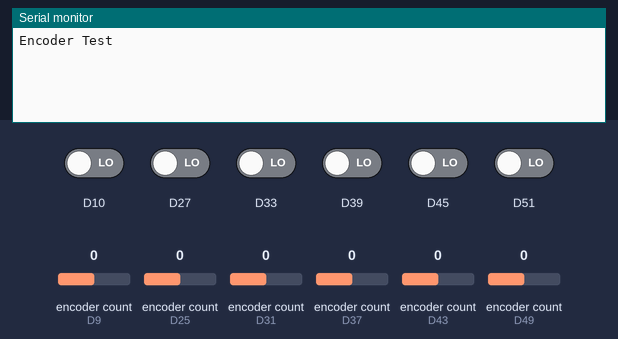
The program below on a simulated Arduino Due. Parts: the last lines printed to the serial monitor. Inputs (shaded band) come from the test bench; at power-on: D10, D27, D33, D39, D45, D51 LOW, encoder count (sensors on D9, D25, D31, D37, D43, D49) 0.

Above: at 1.2 s.
1.3 s: encoder count (sensor on D9) set to 1
At 1.8 s:
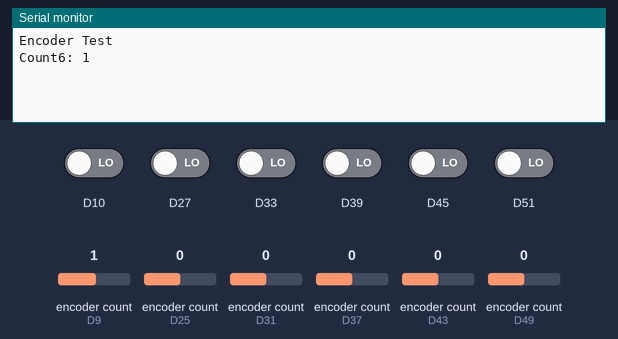
2.8 s: encoder count (sensor on D25) set to 1
At 4.0 s:
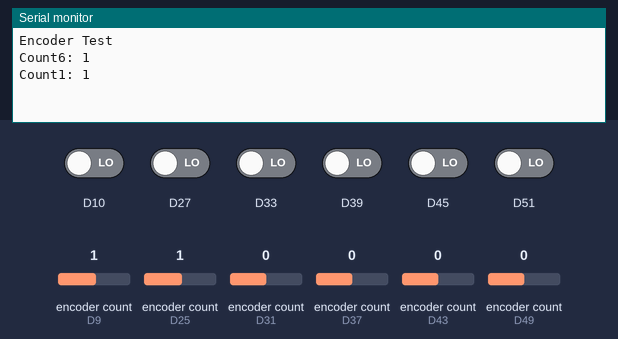
4.3 s: encoder count (sensor on D31) set to 1
At 5.2 s:
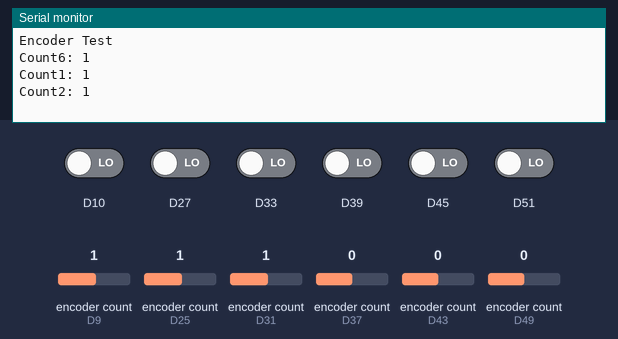
5.8 s: encoder count (sensor on D37) set to 1
At 6.3 s:
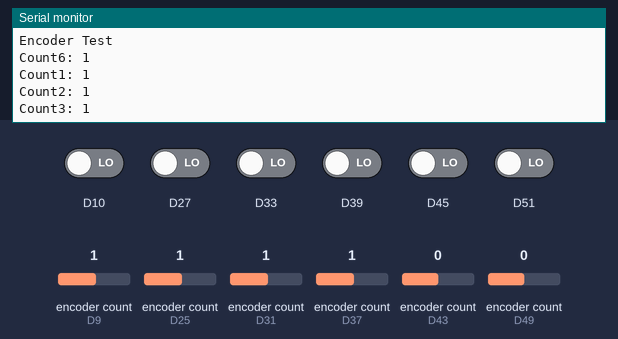
7.3 s: encoder count (sensor on D43) set to 1
At 8.5 s:
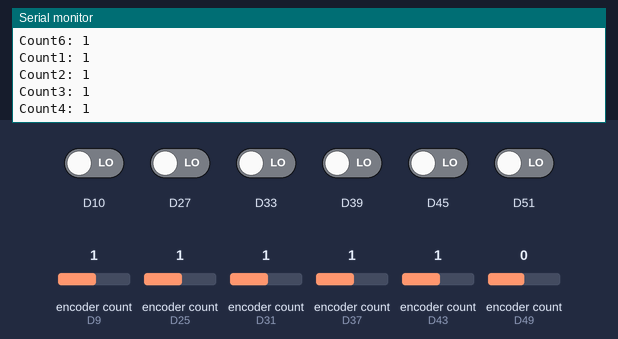
8.8 s: encoder count (sensor on D49) set to 1
At 9.9 s:
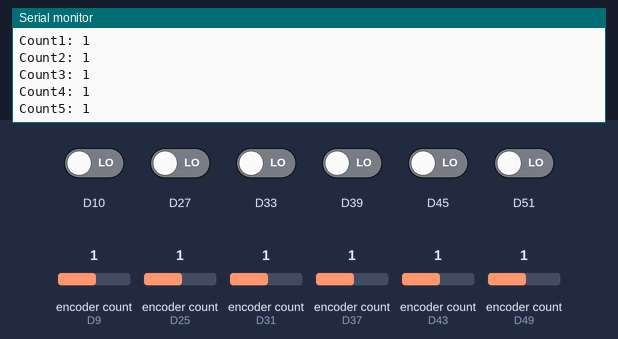
Timing chart, 0 to 11.3 s (numbered marks = the images above; inputs shaded):
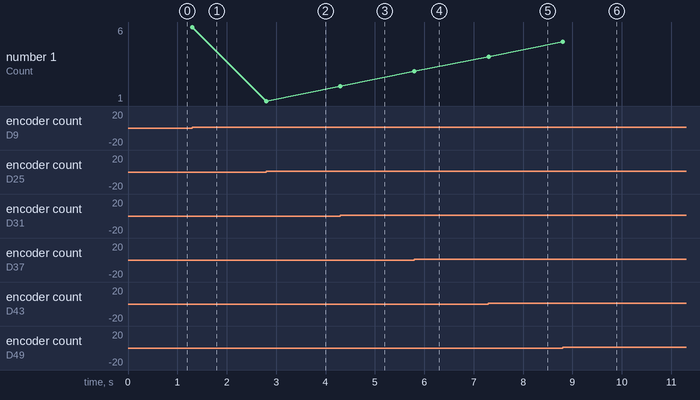

Measured:
- after the input at 1.3 s, the serial monitor: prints a new line at once (image 1)
- after the input at 2.8 s, the serial monitor: prints a new line at once (image 2)
- after the input at 4.3 s, the serial monitor: prints a new line at once (image 3)
- after the input at 5.8 s, the serial monitor: prints a new line at once (image 4)
- after the input at 7.3 s, the serial monitor: prints a new line at once (image 5)
- after the input at 8.8 s, the serial monitor: prints a new line at once (image 6)
- plotted number 1: 1 → 2 after the input at 4.3 s, 2 → 3 after the input at 5.8 s, 3 → 4 after the input at 7.3 s, 4 → 5 after the input at 8.8 s

The program:

main.cpp
```cpp
#include <Arduino.h>
#include <Encoder.h>
#include "Encoder_Custom.h"

void setup()
{
  Serial.begin(115200);
  Serial.println("Encoder Test");

  encoder_zero();
  encoder_setup(27, 33, 39, 45, 51, 10);
}

void loop()
{
  debouncer27.update();
  debouncer33.update();
  debouncer39.update();
  debouncer45.update();
  debouncer51.update();
  debouncer10.update();
  if (debouncer27.fell())
  {
    Serial.println("BTN1");
  }
  if (debouncer33.fell())
  {
    Serial.println("BTN2");
  }
  if (debouncer39.fell())
  {
    Serial.println("BTN3");
  }
  if (debouncer45.fell())
  {
    Serial.println("BTN4");
  }
  if (debouncer51.fell())
  {
    Serial.println("BTN5");
  }
  if (debouncer10.fell())
  {
    Serial.println("BTN6");
  }

  // Read the current position of the encoder
  long newPosition1 = encoders[0].read() / 4;
  long newPosition2 = encoders[1].read() / 4;
  long newPosition3 = encoders[2].read() / 4;
  long newPosition4 = encoders[3].read() / 4;
  long newPosition5 = encoders[4].read() / 4;
  long newPosition6 = encoders[5].read() / 4;

  // Only update if the position has changed
  if (newPosition1 != oldPosition1)
  {

    // Check the direction of rotation
    if (newPosition1 > oldPosition1)
    {
      count1++;
      Serial.print("Count1: ");
      Serial.println(count1);
      oldPosition1 = newPosition1;
    }
    else if (newPosition1 < oldPosition1)
    {
      count1--;
      Serial.print("Count1: ");
      Serial.println(count1);
      oldPosition1 = newPosition1;
    }
  }
  if (newPosition2 != oldPosition2)
  {

    // Check the direction of rotation
    if (newPosition2 > oldPosition2)
    {
      count2++;
      Serial.print("Count2: ");
      Serial.println(count2);
      oldPosition2 = newPosition2;
    }
    else if (newPosition2 < oldPosition2)
    {
      count2--;
      Serial.print("Count2: ");
      Serial.println(count2);
      oldPosition2 = newPosition2;
    }
  }
  if (newPosition3 != oldPosition3)
  {

    // Check the direction of rotation
    if (newPosition3 > oldPosition3)
    {
      count3++;
      Serial.print("Count3: ");
      Serial.println(count3);
      oldPosition3 = newPosition3;
    }
    else if (newPosition3 < oldPosition3)
    {
      count3--;
      Serial.print("Count3: ");
      Serial.println(count3);
      oldPosition3 = newPosition3;
    }
  }
  if (newPosition4 != oldPosition4)
  {

    // Check the direction of rotation
    if (newPosition4 > oldPosition4)
    {
      count4++;
      Serial.print("Count4: ");
      Serial.println(count4);
      oldPosition4 = newPosition4;
    }
    else if (newPosition4 < oldPosition4)
    {
      count4--;
      Serial.print("Count4: ");
      Serial.println(count4);
      oldPosition4 = newPosition4;
    }
  }
  if (newPosition5 != oldPosition5)
  {

    // Check the direction of rotation
    if (newPosition5 > oldPosition5)
    {
      count5++;
      Serial.print("Count5: ");
      Serial.println(count5);
      oldPosition5 = newPosition5;
    }
    else if (newPosition5 < oldPosition5)
    {
      count5--;
      Serial.print("Count5: ");
      Serial.println(count5);
      oldPosition5 = newPosition5;
    }
  }
  if (newPosition6 != oldPosition6)
  {

    // Check the direction of rotation
    if (newPosition6 > oldPosition6)
    {
      count6++;
      Serial.print("Count6: ");
      Serial.println(count6);
      oldPosition6 = newPosition6;
    }
    else if (newPosition6 < oldPosition6)
    {
      count6--;
      Serial.print("Count6: ");
      Serial.println(count6);
      oldPosition6 = newPosition6;
    }
  }
}
```

Encoder_Custom.h
```cpp
#include <Encoder.h>
#include <Bounce2.h>
#define NUM_ENCODERS 6

Encoder encoders[NUM_ENCODERS] = {
    Encoder(25, 23), // Encoder 1 pins
    Encoder(31, 29), // Encoder 2 pins
    Encoder(37, 35), // Encoder 3 pins
    Encoder(43, 41), // Encoder 4 pins
    Encoder(49, 47), // Encoder 5 pins
    Encoder(9, 8),   // Encoder 6 pins
};

// Store the old position of the encoder
long oldPosition1 = -999;
long oldPosition2 = -999;
long oldPosition3 = -999;
long oldPosition4 = -999;
long oldPosition5 = -999;
long oldPosition6 = -999;

// Store the count value
int count1 = 0;
int count2 = 0;
int count3 = 0;
int count4 = 0;
int count5 = 0;
int count6 = 0;

int once1 = 0;
int once2 = 0;
int once3 = 0;
int once4 = 0;
int once5 = 0;
int once6 = 0;

void encoder_zero()
{
    // Set the initial position of the encoder as the old position
    oldPosition1 = encoders[0].read() / 4;
    oldPosition2 = encoders[1].read() / 4;
    oldPosition3 = encoders[2].read() / 4;
    oldPosition4 = encoders[3].read() / 4;
    oldPosition5 = encoders[4].read() / 4;
    oldPosition6 = encoders[5].read() / 4;
}

Bounce debouncer27 = Bounce();
Bounce debouncer33 = Bounce();
Bounce debouncer39 = Bounce();
Bounce debouncer45 = Bounce();
Bounce debouncer51 = Bounce();
Bounce debouncer10 = Bounce();

void encoder_setup(int btnPin1, int btnPin2, int btnPin3, int btnPin4, int btnPin5, int btnPin6)
{
    //pinMode(btnPin1, INPUT);
    debouncer27.attach(btnPin1, INPUT);
    debouncer27.interval(5);
    debouncer33.attach(btnPin2, INPUT);
    debouncer33.interval(5);
    debouncer39.attach(btnPin3, INPUT);
    debouncer39.interval(5);
    debouncer45.attach(btnPin4, INPUT);
    debouncer45.interval(5);
    debouncer51.attach(btnPin5, INPUT);
    debouncer51.interval(5);
    debouncer10.attach(btnPin6, INPUT);
    debouncer10.interval(5);
}
```
